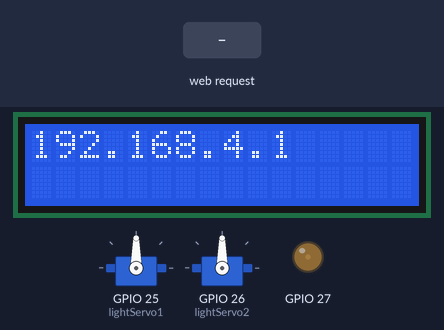
Bench run of a sketch on a simulated ESP32. Shown: 2 × servo, 16×2 character LCD, output pins drawn as LEDs (lit = HIGH). The inputs (shaded band) are chosen by the test bench. WiFi joins after 1.5 s; servers stay silent unless stated; pins used as bus, display or sensor lines are not drawn; what the sketch prints to the serial monitor is not drawn.

Above: at 3.8 s.
3.9 s: HTTP request GET /Light1_on received
5.4 s: HTTP request GET /Light1_off received
Timing chart, 0 to 8.4 s (numbered marks = the images above; inputs shaded):
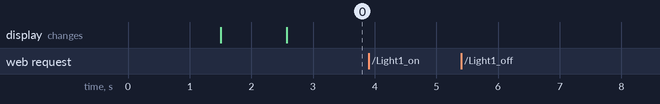

The sketch:

LightControlByWiFiAPSTA.ino
```cpp
#include <LiquidCrystal.h>

#include <Servo.h>
#include <WiFi.h>
#include <WiFiClient.h>
#include <WiFiServer.h>
#include <WebServer.h>

//定义Lcd1602的连接引脚
const int rs = 22, rw = 23, e = 32, d4 = 2, d5 = 4, d6 = 18, d7 = 19;
LiquidCrystal lcd(rs, rw, e, d4, d5, d6, d7);

//定义舵机对象
Servo lightServo1;
Servo lightServo2;

//定义所连接的WIFI名称和密码
const char* wifi_network_ssid = "ChinaNet-WUSs";
const char* wifi_network_password = "20001208";

//定义自身的WIFI名称和密码
const char *soft_ap_ssid = "ESP32-WiFi";
const char *soft_ap_password = "12345678";

//定义webserver的端口
WebServer server(80);

//HTML页面
String HTML = "<!DOCTYPE html>\
<html>\
<body>\
<meta charset = \"utf-8\">\
<style> html{text-align:center;}</style>\
<h1>ESP32 Light Control</h1>\
<h2>Light 1 (left)</h2>\
<p><a href =\"/Light1_on\"><button>ON</button></a>   <a href =\"/Light1_off\"><button>OFF</button></a></p>\
<h2>Light 2 (right)</h2>\
<p><a href =\"/Light2_on\"><button>ON</button></a>   <a href =\"/Light2_off\"><button>OFF</button></a></p>\
</body>\
</html>";

void setup() {
  pinMode(2, OUTPUT);

  Serial.begin(115200);
  WiFi.mode(WIFI_MODE_APSTA);
  WiFi.softAP(soft_ap_ssid, soft_ap_password);
  WiFi.begin(wifi_network_ssid, wifi_network_password);
  while (WiFi.status()!= WL_CONNECTED) {
    delay(500);
    Serial.println("Connect to WiFi...");
  }
  Serial.print("AP address: ");
  Serial.println(WiFi.softAPIP());
  Serial.print("STA connected IP address: ");
  Serial.println(WiFi.localIP());

  //舵机初始化
  lightServo1.attach(25);//舵机控制引脚
  lightServo2.attach(26);//舵机控制引脚

  //html处理与函数对应
  server.on("/", handle_root);
  server.on("/Light1_on", handle_light1_on);
  server.on("/Light1_off", handle_light1_off);
  server.on("/Light2_on", handle_light2_on);
  server.on("/Light2_off", handle_light2_off);

  //lcd1602初始化
  ledcSetup(8, 1, 10);  //设置LEDC通道8频率为1，分辨率为10位，即占空比可选0~1023
  ledcAttachPin(27, 8);//pin27输出ledc PWM，与led1602的V0连接
  ledcWrite(8, 90);//占空比为90
  lcd.begin(16, 2);//led1602尺寸
  delay(1000);
  lcd.clear();
  lcd.println(WiFi.softAPIP());

  //网络webserver启动
  server.begin();
  Serial.println("HTTP server started");
  delay(100);
}

void loop() {
    server.handleClient();
}

//HTML发送函数
void handle_root() {
  server.send(200, "text/html", HTML);
}
void handle_light1_on(){
//  lightServo1.write(0);
  Serial.println("Light 1 ON");
  digitalWrite(2, HIGH);
  server.send(200, "text/html", HTML);
}
void handle_light1_off(){
//  lightServo1.write(0);
  Serial.println("Light 1 OFF");
  digitalWrite(2, LOW);
  server.send(200, "text/html", HTML);
}
void handle_light2_on(){
//  lightServo2.write(0);
  Serial.println("Light 2 ON");
  server.send(200, "text/html", HTML);
}
void handle_light2_off(){
//  lightServo2.write(0);
  Serial.println("Light 2 OFF");
  server.send(200, "text/html", HTML);
}
```

Measured:
- after the input at 3.9 s, every drawn part: stays the same
- after the input at 5.4 s, every drawn part: stays the same
